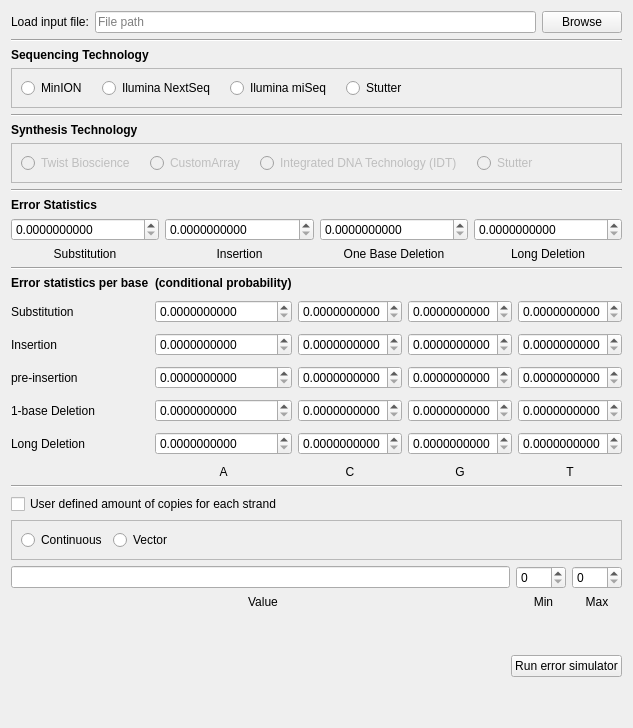
        <widget class="QWidget" name="error_sim_tab">
         <attribute name="title">
          <string>Error Simulator</string>
         </attribute>
         <layout class="QVBoxLayout" name="verticalLayout_4">
          <item>
           <layout class="QHBoxLayout" name="file_input_horizontalLayout">
            <item>
             <widget class="QLabel" name="load_Input_Label">
              <property name="text">
               <string>Load input file:</string>
              </property>
             </widget>
            </item>
            <item>
             <widget class="QLineEdit" name="file_path_lineEdit">
              <property name="placeholderText">
               <string>File path</string>
              </property>
             </widget>
            </item>
            <item>
             <widget class="QPushButton" name="browse_PushButton">
              <property name="text">
               <string>Browse</string>
              </property>
              <property name="iconSize">
               <size>
                <width>16</width>
                <height>16</height>
               </size>
              </property>
             </widget>
            </item>
           </layout>
          </item>
          <item>
           <layout class="QVBoxLayout" name="sequencing_tech_verticalLayout">
            <item>
             <widget class="Line" name="seq_tech_line">
              <property name="orientation">
               <enum>Qt::Horizontal</enum>
              </property>
             </widget>
            </item>
            <item>
             <widget class="QLabel" name="sequencing_tech_label">
              <property name="sizePolicy">
               <sizepolicy hsizetype="Preferred" vsizetype="Fixed">
                <horstretch>0</horstretch>
                <verstretch>0</verstretch>
               </sizepolicy>
              </property>
              <property name="font">
               <font>
                <bold>true</bold>
                <underline>false</underline>
               </font>
              </property>
              <property name="text">
               <string>Sequencing Technology</string>
              </property>
             </widget>
            </item>
            <item>
             <widget class="QFrame" name="seq_tech_frame">
              <property name="sizePolicy">
               <sizepolicy hsizetype="Preferred" vsizetype="Fixed">
                <horstretch>0</horstretch>
                <verstretch>0</verstretch>
               </sizepolicy>
              </property>
              <property name="frameShape">
               <enum>QFrame::StyledPanel</enum>
              </property>
              <property name="frameShadow">
               <enum>QFrame::Raised</enum>
              </property>
              <layout class="QHBoxLayout" name="horizontalLayout">
               <item>
                <layout class="QHBoxLayout" name="tech_radio_buttons_horizontalLayout">
                 <property name="spacing">
                  <number>15</number>
                 </property>
                 <property name="sizeConstraint">
                  <enum>QLayout::SetFixedSize</enum>
                 </property>
                 <item>
                  <widget class="QRadioButton" name="MinION_radioButton">
                   <property name="text">
                    <string>MinION</string>
                   </property>
                  </widget>
                 </item>
                 <item>
                  <widget class="QRadioButton" name="Ilumina_NextSeq_radioButton">
                   <property name="text">
                    <string>Ilumina NextSeq</string>
                   </property>
                  </widget>
                 </item>
                 <item>
                  <widget class="QRadioButton" name="Ilumina_miSeq_radioButton">
                   <property name="text">
                    <string>Ilumina miSeq</string>
                   </property>
                  </widget>
                 </item>
                 <item>
                  <widget class="QRadioButton" name="stutter_radioButton">
                   <property name="text">
                    <string>Stutter</string>
                   </property>
                  </widget>
                 </item>
                 <item>
                  <spacer name="tech_radio_buttons_horizontalSpacer">
                   <property name="orientation">
                    <enum>Qt::Horizontal</enum>
                   </property>
                   <property name="sizeHint" stdset="0">
                    <size>
                     <width>40</width>
                     <height>20</height>
                    </size>
                   </property>
                  </spacer>
                 </item>
                </layout>
               </item>
              </layout>
             </widget>
            </item>
           </layout>
          </item>
          <item>
           <layout class="QVBoxLayout" name="synthesis_tech_verticalLayout">
            <item>
             <widget class="Line" name="line">
              <property name="orientation">
               <enum>Qt::Horizontal</enum>
              </property>
             </widget>
            </item>
            <item>
             <widget class="QLabel" name="synthesis_tech_radio_buttons_label">
              <property name="sizePolicy">
               <sizepolicy hsizetype="Preferred" vsizetype="Fixed">
                <horstretch>0</horstretch>
                <verstretch>0</verstretch>
               </sizepolicy>
              </property>
              <property name="font">
               <font>
                <bold>true</bold>
                <underline>false</underline>
               </font>
              </property>
              <property name="text">
               <string>Synthesis Technology</string>
              </property>
             </widget>
            </item>
            <item>
             <widget class="QFrame" name="synthesis_frame">
              <property name="sizePolicy">
               <sizepolicy hsizetype="Preferred" vsizetype="Fixed">
                <horstretch>0</horstretch>
                <verstretch>0</verstretch>
               </sizepolicy>
              </property>
              <property name="frameShape">
               <enum>QFrame::StyledPanel</enum>
              </property>
              <property name="frameShadow">
               <enum>QFrame::Raised</enum>
              </property>
              <layout class="QHBoxLayout" name="horizontalLayout_2">
               <item>
                <layout class="QHBoxLayout" name="synthesis_tech_radio_buttons_horizontalLayout">
                 <property name="spacing">
                  <number>15</number>
                 </property>
                 <item>
                  <widget class="QRadioButton" name="twist_bioscience_radioButton">
                   <property name="enabled">
                    <bool>false</bool>
                   </property>
                   <property name="text">
                    <string>Twist Bioscience</string>
                   </property>
                  </widget>
                 </item>
                 <item>
                  <widget class="QRadioButton" name="customArray_radioButton">
                   <property name="enabled">
                    <bool>false</bool>
                   </property>
                   <property name="text">
                    <string>CustomArray</string>
                   </property>
                  </widget>
                 </item>
                 <item>
                  <widget class="QRadioButton" name="IDT_radioButton">
                   <property name="enabled">
                    <bool>false</bool>
                   </property>
                   <property name="text">
                    <string>Integrated DNA Technology (IDT)</string>
                   </property>
                  </widget>
                 </item>
                 <item>
                  <widget class="QRadioButton" name="default_radioButton">
                   <property name="enabled">
                    <bool>false</bool>
                   </property>
                   <property name="text">
                    <string>Stutter</string>
                   </property>
                  </widget>
                 </item>
                 <item>
                  <spacer name="synthesis_tech_radio_buttons_horizontalSpacer">
                   <property name="orientation">
                    <enum>Qt::Horizontal</enum>
                   </property>
                   <property name="sizeHint" stdset="0">
                    <size>
                     <width>40</width>
                     <height>20</height>
                    </size>
                   </property>
                  </spacer>
                 </item>
                </layout>
               </item>
              </layout>
             </widget>
            </item>
           </layout>
          </item>
          <item>
           <layout class="QVBoxLayout" name="error_stats_verticalLayout">
            <item>
             <widget class="Line" name="line_3">
              <property name="orientation">
               <enum>Qt::Horizontal</enum>
              </property>
             </widget>
            </item>
            <item>
             <widget class="QLabel" name="error_stats_label">
              <property name="sizePolicy">
               <sizepolicy hsizetype="Preferred" vsizetype="Fixed">
                <horstretch>0</horstretch>
                <verstretch>0</verstretch>
               </sizepolicy>
              </property>
              <property name="font">
               <font>
                <bold>true</bold>
                <underline>false</underline>
               </font>
              </property>
              <property name="text">
               <string>Error Statistics</string>
              </property>
             </widget>
            </item>
            <item>
             <layout class="QHBoxLayout" name="error_stats_horizontalLayout">
              <item>
               <widget class="SpinBoxCustom" name="substitution_doubleSpinBox">
                <property name="decimals">
                 <number>10</number>
                </property>
                <property name="maximum">
                 <double>1.000000000000000</double>
                </property>
               </widget>
              </item>
              <item>
               <widget class="SpinBoxCustom" name="insertion_doubleSpinBox">
                <property name="decimals">
                 <number>10</number>
                </property>
                <property name="maximum">
                 <double>1.000000000000000</double>
                </property>
               </widget>
              </item>
              <item>
               <widget class="SpinBoxCustom" name="one_base_del_doubleSpinBox">
                <property name="decimals">
                 <number>10</number>
                </property>
                <property name="maximum">
                 <double>1.000000000000000</double>
                </property>
               </widget>
              </item>
              <item>
               <widget class="SpinBoxCustom" name="long_del_doubleSpinBox">
                <property name="decimals">
                 <number>10</number>
                </property>
                <property name="maximum">
                 <double>1.000000000000000</double>
                </property>
               </widget>
              </item>
             </layout>
            </item>
            <item>
             <layout class="QHBoxLayout" name="error_stats_inputs_horizontalLayout">
              <item>
               <widget class="QLabel" name="substitution_general_label">
                <property name="text">
                 <string>Substitution</string>
                </property>
                <property name="alignment">
                 <set>Qt::AlignCenter</set>
                </property>
               </widget>
              </item>
              <item>
               <widget class="QLabel" name="insertion_general_label">
                <property name="text">
                 <string>Insertion</string>
                </property>
                <property name="alignment">
                 <set>Qt::AlignCenter</set>
                </property>
               </widget>
              </item>
              <item>
               <widget class="QLabel" name="one_base_del_general_label">
                <property name="text">
                 <string>One Base Deletion</string>
                </property>
                <property name="alignment">
                 <set>Qt::AlignCenter</set>
                </property>
               </widget>
              </item>
              <item>
               <widget class="QLabel" name="long_del_general_label">
                <property name="text">
                 <string>Long Deletion</string>
                </property>
                <property name="alignment">
                 <set>Qt::AlignCenter</set>
                </property>
               </widget>
              </item>
             </layout>
            </item>
            <item>
             <widget class="Line" name="line_4">
              <property name="orientation">
               <enum>Qt::Horizontal</enum>
              </property>
             </widget>
            </item>
           </layout>
          </item>
          <item>
           <layout class="QGridLayout" name="gridLayout">
            <property name="verticalSpacing">
             <number>10</number>
            </property>
            <item row="1" column="0">
             <widget class="QLabel" name="Substitution_label">
              <property name="text">
               <string>Substitution</string>
              </property>
             </widget>
            </item>
            <item row="1" column="5">
             <widget class="SpinBoxCustom" name="T_substitution_doubleSpinBox">
              <property name="decimals">
               <number>10</number>
              </property>
              <property name="maximum">
               <double>1.000000000000000</double>
              </property>
             </widget>
            </item>
            <item row="7" column="0">
             <widget class="QLabel" name="empty_label">
              <property name="text">
               <string/>
              </property>
             </widget>
            </item>
            <item row="3" column="0">
             <widget class="QLabel" name="pre_insertion_label">
              <property name="text">
               <string>pre-insertion</string>
              </property>
             </widget>
            </item>
            <item row="1" column="1">
             <widget class="SpinBoxCustom" name="A_substitution_doubleSpinBox">
              <property name="decimals">
               <number>10</number>
              </property>
              <property name="maximum">
               <double>1.000000000000000</double>
              </property>
             </widget>
            </item>
            <item row="4" column="1">
             <widget class="SpinBoxCustom" name="A_one_base_del_doubleSpinBox">
              <property name="decimals">
               <number>10</number>
              </property>
              <property name="maximum">
               <double>1.000000000000000</double>
              </property>
             </widget>
            </item>
            <item row="3" column="5">
             <widget class="SpinBoxCustom" name="T_pre_insertion_doubleSpinBox">
              <property name="decimals">
               <number>10</number>
              </property>
              <property name="maximum">
               <double>1.000000000000000</double>
              </property>
             </widget>
            </item>
            <item row="7" column="2">
             <widget class="QLabel" name="C_base_label">
              <property name="sizePolicy">
               <sizepolicy hsizetype="Preferred" vsizetype="Fixed">
                <horstretch>0</horstretch>
                <verstretch>0</verstretch>
               </sizepolicy>
              </property>
              <property name="text">
               <string>C</string>
              </property>
              <property name="alignment">
               <set>Qt::AlignCenter</set>
              </property>
             </widget>
            </item>
            <item row="2" column="3">
             <widget class="SpinBoxCustom" name="G_insertion_doubleSpinBox">
              <property name="decimals">
               <number>10</number>
              </property>
              <property name="maximum">
               <double>1.000000000000000</double>
              </property>
             </widget>
            </item>
            <item row="2" column="1">
             <widget class="SpinBoxCustom" name="A_insertion_doubleSpinBox">
              <property name="decimals">
               <number>10</number>
              </property>
              <property name="maximum">
               <double>1.000000000000000</double>
              </property>
             </widget>
            </item>
            <item row="6" column="2">
             <widget class="SpinBoxCustom" name="C_long_del_doubleSpinBox">
              <property name="decimals">
               <number>10</number>
              </property>
              <property name="maximum">
               <double>1.000000000000000</double>
              </property>
             </widget>
            </item>
            <item row="1" column="3">
             <widget class="SpinBoxCustom" name="G_substitution_doubleSpinBox">
              <property name="decimals">
               <number>10</number>
              </property>
              <property name="maximum">
               <double>1.000000000000000</double>
              </property>
             </widget>
            </item>
            <item row="2" column="5">
             <widget class="SpinBoxCustom" name="T_insertion_doubleSpinBox">
              <property name="decimals">
               <number>10</number>
              </property>
              <property name="maximum">
               <double>1.000000000000000</double>
              </property>
             </widget>
            </item>
            <item row="1" column="2">
             <widget class="SpinBoxCustom" name="C_substitution_doubleSpinBox">
              <property name="decimals">
               <number>10</number>
              </property>
              <property name="maximum">
               <double>1.000000000000000</double>
              </property>
             </widget>
            </item>
            <item row="3" column="2">
             <widget class="SpinBoxCustom" name="C_pre_insertion_doubleSpinBox">
              <property name="decimals">
               <number>10</number>
              </property>
              <property name="maximum">
               <double>1.000000000000000</double>
              </property>
             </widget>
            </item>
            <item row="7" column="5">
             <widget class="QLabel" name="T_base_label">
              <property name="sizePolicy">
               <sizepolicy hsizetype="Preferred" vsizetype="Fixed">
                <horstretch>0</horstretch>
                <verstretch>0</verstretch>
               </sizepolicy>
              </property>
              <property name="text">
               <string>T</string>
              </property>
              <property name="alignment">
               <set>Qt::AlignCenter</set>
              </property>
             </widget>
            </item>
            <item row="6" column="3">
             <widget class="SpinBoxCustom" name="G_long_del_doubleSpinBox">
              <property name="decimals">
               <number>10</number>
              </property>
              <property name="maximum">
               <double>1.000000000000000</double>
              </property>
             </widget>
            </item>
            <item row="4" column="3">
             <widget class="SpinBoxCustom" name="G_one_base_del_doubleSpinBox">
              <property name="decimals">
               <number>10</number>
              </property>
              <property name="maximum">
               <double>1.000000000000000</double>
              </property>
             </widget>
            </item>
            <item row="7" column="3">
             <widget class="QLabel" name="G_base_label">
              <property name="sizePolicy">
               <sizepolicy hsizetype="Preferred" vsizetype="Fixed">
                <horstretch>0</horstretch>
                <verstretch>0</verstretch>
               </sizepolicy>
              </property>
              <property name="text">
               <string>G</string>
              </property>
              <property name="alignment">
               <set>Qt::AlignCenter</set>
              </property>
             </widget>
            </item>
            <item row="6" column="5">
             <widget class="SpinBoxCustom" name="T_long_del_doubleSpinBox">
              <property name="decimals">
               <number>10</number>
              </property>
              <property name="maximum">
               <double>1.000000000000000</double>
              </property>
             </widget>
            </item>
            <item row="7" column="1">
             <widget class="QLabel" name="A_base_label">
              <property name="sizePolicy">
               <sizepolicy hsizetype="Preferred" vsizetype="Fixed">
                <horstretch>0</horstretch>
                <verstretch>0</verstretch>
               </sizepolicy>
              </property>
              <property name="autoFillBackground">
               <bool>false</bool>
              </property>
              <property name="text">
               <string>A</string>
              </property>
              <property name="alignment">
               <set>Qt::AlignCenter</set>
              </property>
             </widget>
            </item>
            <item row="3" column="3">
             <widget class="SpinBoxCustom" name="G_pre_insertion_doubleSpinBox">
              <property name="decimals">
               <number>10</number>
              </property>
              <property name="maximum">
               <double>1.000000000000000</double>
              </property>
             </widget>
            </item>
            <item row="2" column="2">
             <widget class="SpinBoxCustom" name="C_insertion_doubleSpinBox">
              <property name="decimals">
               <number>10</number>
              </property>
              <property name="maximum">
               <double>1.000000000000000</double>
              </property>
             </widget>
            </item>
            <item row="4" column="2">
             <widget class="SpinBoxCustom" name="C_one_base_del_doubleSpinBox">
              <property name="decimals">
               <number>10</number>
              </property>
              <property name="maximum">
               <double>1.000000000000000</double>
              </property>
             </widget>
            </item>
            <item row="6" column="1">
             <widget class="SpinBoxCustom" name="A_long_del_doubleSpinBox">
              <property name="decimals">
               <number>10</number>
              </property>
              <property name="maximum">
               <double>1.000000000000000</double>
              </property>
             </widget>
            </item>
            <item row="3" column="1">
             <widget class="SpinBoxCustom" name="A_pre_insertion_doubleSpinBox">
              <property name="decimals">
               <number>10</number>
              </property>
              <property name="maximum">
               <double>1.000000000000000</double>
              </property>
             </widget>
            </item>
            <item row="2" column="0">
             <widget class="QLabel" name="Insertion_label">
              <property name="text">
               <string>Insertion</string>
              </property>
             </widget>
            </item>
            <item row="0" column="0">
             <widget class="QLabel" name="error_stats_base_label">
              <property name="sizePolicy">
               <sizepolicy hsizetype="Preferred" vsizetype="Fixed">
                <horstretch>0</horstretch>
                <verstretch>0</verstretch>
               </sizepolicy>
              </property>
              <property name="font">
               <font>
                <bold>true</bold>
                <underline>false</underline>
               </font>
              </property>
              <property name="text">
               <string>Error statistics per base</string>
              </property>
             </widget>
            </item>
            <item row="4" column="0">
             <widget class="QLabel" name="one_base_del_label">
              <property name="text">
               <string>1-base Deletion</string>
              </property>
             </widget>
            </item>
            <item row="6" column="0">
             <widget class="QLabel" name="long_del_label">
              <property name="text">
               <string>Long Deletion</string>
              </property>
             </widget>
            </item>
            <item row="4" column="5">
             <widget class="SpinBoxCustom" name="T_one_base_del_doubleSpinBox">
              <property name="decimals">
               <number>10</number>
              </property>
              <property name="maximum">
               <double>1.000000000000000</double>
              </property>
             </widget>
            </item>
            <item row="0" column="1">
             <widget class="QLabel" name="label">
              <property name="font">
               <font>
                <bold>true</bold>
               </font>
              </property>
              <property name="text">
               <string>(conditional probability)</string>
              </property>
             </widget>
            </item>
           </layout>
          </item>
          <item>
           <widget class="Line" name="line_2">
            <property name="orientation">
             <enum>Qt::Horizontal</enum>
            </property>
           </widget>
          </item>
          <item>
           <layout class="QVBoxLayout" name="error_distribution_verticalLayout">
            <item>
             <widget class="QCheckBox" name="user_defined_copied_checkBox">
              <property name="text">
               <string>User defined amount of copies for each strand</string>
              </property>
             </widget>
            </item>
            <item>
             <widget class="QFrame" name="frame">
              <property name="frameShape">
               <enum>QFrame::StyledPanel</enum>
              </property>
              <property name="frameShadow">
               <enum>QFrame::Raised</enum>
              </property>
              <layout class="QHBoxLayout" name="horizontalLayout_5">
               <item>
                <layout class="QHBoxLayout" name="cont_vector_horizontalLayout">
                 <item>
                  <widget class="QRadioButton" name="cont_radioButton">
                   <property name="text">
                    <string>Continuous</string>
                   </property>
                  </widget>
                 </item>
                 <item>
                  <widget class="QRadioButton" name="vector_radioButton">
                   <property name="text">
                    <string>Vector</string>
                   </property>
                  </widget>
                 </item>
                 <item>
                  <spacer name="horizontalSpacer_2">
                   <property name="orientation">
                    <enum>Qt::Horizontal</enum>
                   </property>
                   <property name="sizeHint" stdset="0">
                    <size>
                     <width>40</width>
                     <height>20</height>
                    </size>
                   </property>
                  </spacer>
                 </item>
                </layout>
               </item>
              </layout>
             </widget>
            </item>
            <item>
             <layout class="QHBoxLayout" name="value_min_max_horizontalLayout">
              <item>
               <widget class="QLineEdit" name="value_lineEdit">
                <property name="sizePolicy">
                 <sizepolicy hsizetype="Expanding" vsizetype="Fixed">
                  <horstretch>0</horstretch>
                  <verstretch>0</verstretch>
                 </sizepolicy>
                </property>
                <property name="minimumSize">
                 <size>
                  <width>300</width>
                  <height>0</height>
                 </size>
                </property>
               </widget>
              </item>
              <item>
               <widget class="QSpinBox" name="min_amount_spinBox">
                <property name="sizePolicy">
                 <sizepolicy hsizetype="Fixed" vsizetype="Fixed">
                  <horstretch>0</horstretch>
                  <verstretch>0</verstretch>
                 </sizepolicy>
                </property>
                <property name="minimumSize">
                 <size>
                  <width>50</width>
                  <height>0</height>
                 </size>
                </property>
                <property name="maximumSize">
                 <size>
                  <width>50</width>
                  <height>16777215</height>
                 </size>
                </property>
                <property name="maximum">
                 <number>1000</number>
                </property>
               </widget>
              </item>
              <item>
               <widget class="QSpinBox" name="max_amount_spinBox">
                <property name="sizePolicy">
                 <sizepolicy hsizetype="Fixed" vsizetype="Fixed">
                  <horstretch>0</horstretch>
                  <verstretch>0</verstretch>
                 </sizepolicy>
                </property>
                <property name="minimumSize">
                 <size>
                  <width>50</width>
                  <height>0</height>
                 </size>
                </property>
                <property name="maximumSize">
                 <size>
                  <width>50</width>
                  <height>16777215</height>
                 </size>
                </property>
                <property name="maximum">
                 <number>1000</number>
                </property>
               </widget>
              </item>
             </layout>
            </item>
            <item>
             <layout class="QHBoxLayout" name="error_dist_horizontalLayout">
              <item>
               <widget class="QLabel" name="value_label">
                <property name="text">
                 <string>Value</string>
                </property>
                <property name="alignment">
                 <set>Qt::AlignCenter</set>
                </property>
               </widget>
              </item>
              <item>
               <widget class="QLabel" name="min_label">
                <property name="sizePolicy">
                 <sizepolicy hsizetype="Fixed" vsizetype="Preferred">
                  <horstretch>0</horstretch>
                  <verstretch>0</verstretch>
                 </sizepolicy>
                </property>
                <property name="minimumSize">
                 <size>
                  <width>45</width>
                  <height>0</height>
                 </size>
                </property>
                <property name="text">
                 <string>Min</string>
                </property>
                <property name="alignment">
                 <set>Qt::AlignCenter</set>
                </property>
               </widget>
              </item>
              <item>
               <widget class="QLabel" name="max_label">
                <property name="sizePolicy">
                 <sizepolicy hsizetype="Fixed" vsizetype="Preferred">
                  <horstretch>0</horstretch>
                  <verstretch>0</verstretch>
                 </sizepolicy>
                </property>
                <property name="minimumSize">
                 <size>
                  <width>50</width>
                  <height>0</height>
                 </size>
                </property>
                <property name="text">
                 <string>Max</string>
                </property>
                <property name="alignment">
                 <set>Qt::AlignCenter</set>
                </property>
               </widget>
              </item>
             </layout>
            </item>
           </layout>
          </item>
          <item>
           <spacer name="verticalSpacer_4">
            <property name="orientation">
             <enum>Qt::Vertical</enum>
            </property>
            <property name="sizeHint" stdset="0">
             <size>
              <width>20</width>
              <height>40</height>
             </size>
            </property>
           </spacer>
          </item>
          <item>
           <layout class="QHBoxLayout" name="run_sim_horizontalLayout">
            <item>
             <spacer name="run_sim_horizontalSpacer">
              <property name="orientation">
               <enum>Qt::Horizontal</enum>
              </property>
              <property name="sizeHint" stdset="0">
               <size>
                <width>40</width>
                <height>20</height>
               </size>
              </property>
             </spacer>
            </item>
            <item>
             <widget class="QPushButton" name="run_error_simulator_PushButton">
              <property name="sizePolicy">
               <sizepolicy hsizetype="Minimum" vsizetype="Fixed">
                <horstretch>0</horstretch>
                <verstretch>0</verstretch>
               </sizepolicy>
              </property>
              <property name="layoutDirection">
               <enum>Qt::LeftToRight</enum>
              </property>
              <property name="autoFillBackground">
               <bool>false</bool>
              </property>
              <property name="text">
               <string>Run error simulator</string>
              </property>
             </widget>
            </item>
           </layout>
          </item>
          <item>
           <spacer name="verticalSpacer">
            <property name="orientation">
             <enum>Qt::Vertical</enum>
            </property>
            <property name="sizeHint" stdset="0">
             <size>
              <width>20</width>
              <height>40</height>
             </size>
            </property>
           </spacer>
          </item>
         </layout>
        </widget>
